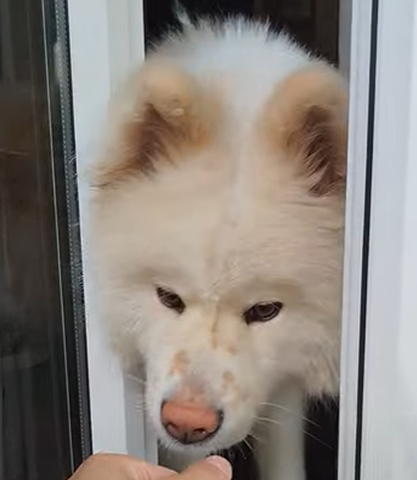
#> input picture fluki.png, 417 x 480 px
$ python client.py
#> lines starting #> are read from the running program, lines starting #| are printed output that depends on the picture
import requests
import cv2
import base64
import json
import time

im = cv2.imread("fluki.png")
#> im is the input picture: shape (480, 417, 3); mean B, G, R 124, 130.5, 138.1
im = cv2.resize(im, dsize=(256, 256), interpolation=cv2.INTER_CUBIC)
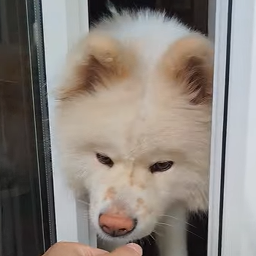
#> im: shape (256, 256, 3); mean B, G, R 124, 130.5, 138.1

# Encode to JPEG bytes
_, buffer = cv2.imencode(".jpeg", im)
image_bytes = buffer.tobytes()

t = time.perf_counter()

# 👇 Send to DISPATCHER (port 5000) as multipart form
#> (the run stopped early here; a loop or call above may not have finished)
